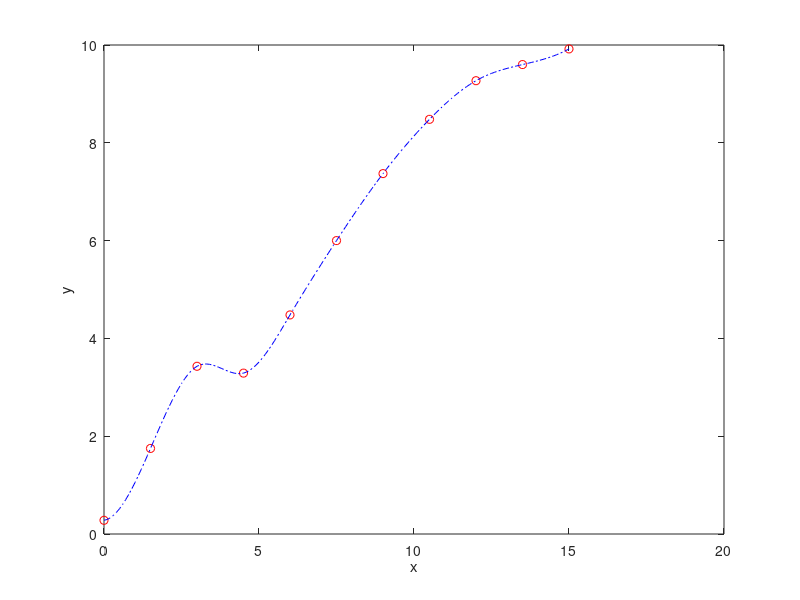

MATLAB code for this plot:
X_0 = [0 1.5 3 4.5 6 7.5 9 10.5 12 13.5 15]';
Y_0 = [0.28 1.75 3.43 3.29 4.48 6.00 7.37 8.48 9.27 9.60 9.92]';
x=0: 0.1: 15;
y=spline(X_0, Y_0, x);
plot(X_0, Y_0, 'ro', x, y, '-.b');
xlabel('x');
ylabel('y');